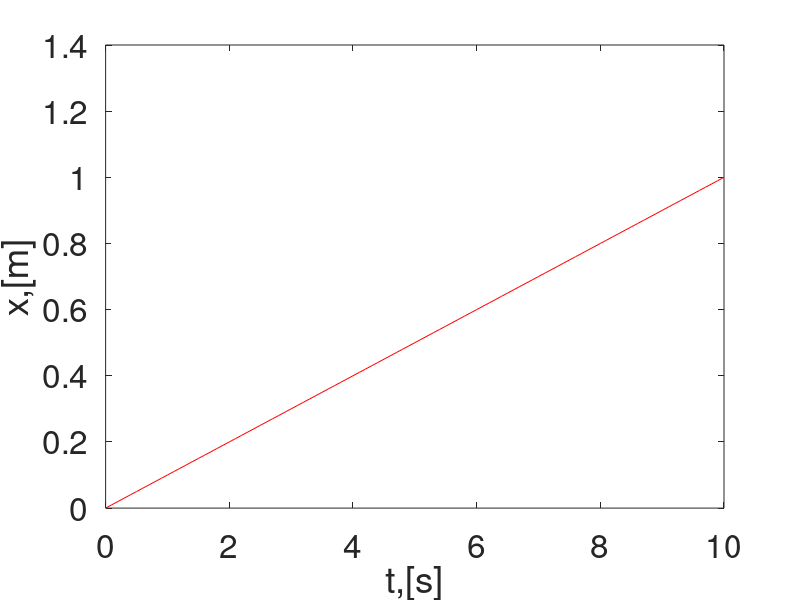

MATLAB code for this plot:
%% Kinematic Simulation of a land-based mobile robot
clear all, clc; close all;

%% Simulation Parameter
dt = 0.1; % Step Size
ts = 10; % Simulation Time
t = 0:dt:ts; % Time Span

%% Initial Conditions
x0 = 0;
y0 = 0; 
psi0 = 0;

eta0 = [x0;y0;psi0];

eta(:,1)=eta0;

%% Loop starts here
for i = 1:length(t)
    psi = eta (3,i); % current orientation in radian OR 3rd row of eta

    % Jacobian Matrix
    J_psi = [cos(psi),-sin(psi),0;
             sin(psi),cos(psi),0;
             0,0,1];

    u = 0.1; % x_axis velocity w.r.t B frame.
    v = 0; % y_axis velocity w.r.t B frame.
    r = 0; % angular velocity w.r.t B frame.

    zeta(:,i) = [u;v;r];

    eta_dot(:,i) = J_psi * zeta(:,i);

    eta(:,i+1) = eta(:,i) + dt * eta_dot(:,i); % Euler Method

end

%% Plotting Functions
plot(t, eta(1, 1:end-1), 'r-');
set(gca, 'fontsize', 24);
xlabel('t,[s]');
ylabel('x,[m]');
